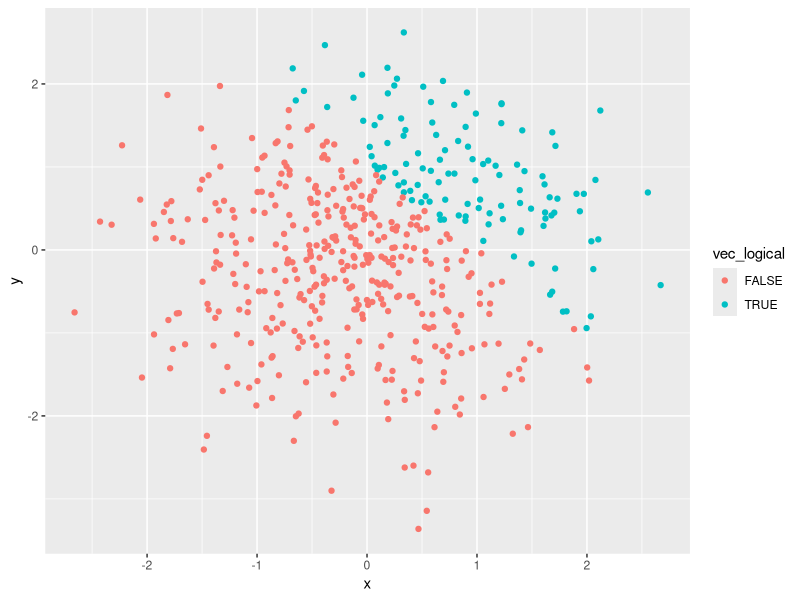
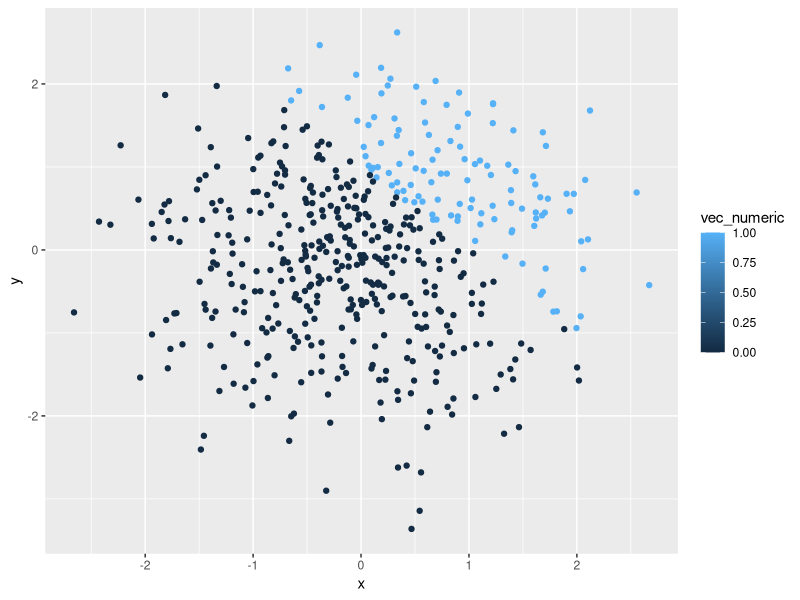
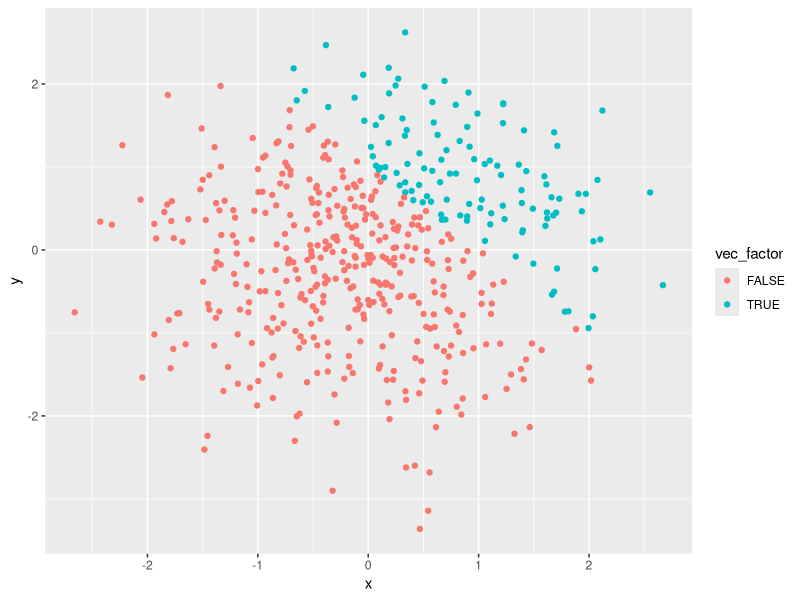
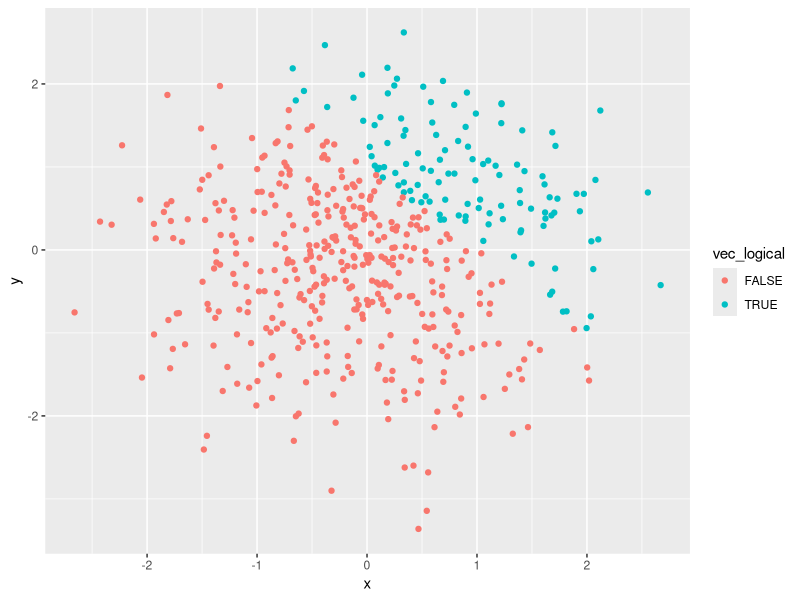

The R script that drew these images, in order:
## ---- chunk 1
##I set the working library at tidyverse.
library(tidyverse)

## I set the seed to ensure I get the same numbers each time I run this code.
set.seed(100)

## I created a data frame with a random sample of size 8 from the standard normal distribution, a logical vector showing if the elements in the sample are greater than zero (it will return "false" if it doesn't satisfy this condition), a character vector that is 8 elements long with three different factors apple, pear, and banana.
sample_number = rnorm(n = 8)
vec_logical = sample_number > 0
vec_character = character(length = 8)
vec_factor = factor(c("apple", "banana", "pear", "banana", "pear", "apple", "apple", "pear"))

## I will now take the mean of each variable in my data frame. 
mean(sample_number)
mean(vec_logical)
mean(vec_character)
mean(vec_factor)
## ---- chunk 2
as.numeric(vec_logical)
as.numeric(vec_character)
as.numeric(vec_factor)
## ---- chunk 3
#Changed vec_logical to numeric and multiplied it by random sample
as.numeric(vec_logical) * sample_number 

#Changed vec_logical to factor and multiplied it by the random sample
as.factor(vec_logical) * sample_number

#Changed vec_logical to factor and converted result to numeric and then multipled it by the random sample
as.numeric(as.factor(vec_logical)) * sample_number
## ---- chunk 4
#Set the seed so that I get the same result every time 
set.seed(1000)

#Create dataframe 
probtwo_df = tibble(
  x = rnorm(n = 500),
  y = rnorm(n = 500),
  vec_logical = (x + y) > 1,
  vec_numeric = as.numeric(vec_logical),
  vec_factor = as.factor(vec_logical)
) 
## ---- chunk 5
## Created a ggplot for my dataframe with the datapoints colored by whether the logical vector is true or not. The datapoints are salmon when the vector is true and teal when the vector is false.
ggplot(probtwo_df, aes(x = x, y = y, color = vec_logical)) +
  geom_point()
## Saved ggplot to my project directory
ggsave("vec_logical_ggplot.pdf", height = 4, width = 6)
  
## Created a ggplot for my dataframe with the datapoints colored by whether the numeric vector is true. The datapoints are black when the numeric vector is 0 (when the logical vector is false) and blue when the numeric vector is 1 (when the logical vector is true). The colors correspond with the ggplot for vec_logical.
ggplot(probtwo_df, aes(x = x, y = y, color = vec_numeric)) +
  geom_point()

## Created a ggplot for my dataframe with the datapoints colored by the factor vector. The salmon color represents factor level false and the teal color represents the factor level true. This ggplot corresponds with both above ggplots as it is showing the levels of the logical vector.
ggplot(probtwo_df, aes(x = x, y = y, color = vec_factor)) +
  geom_point()
